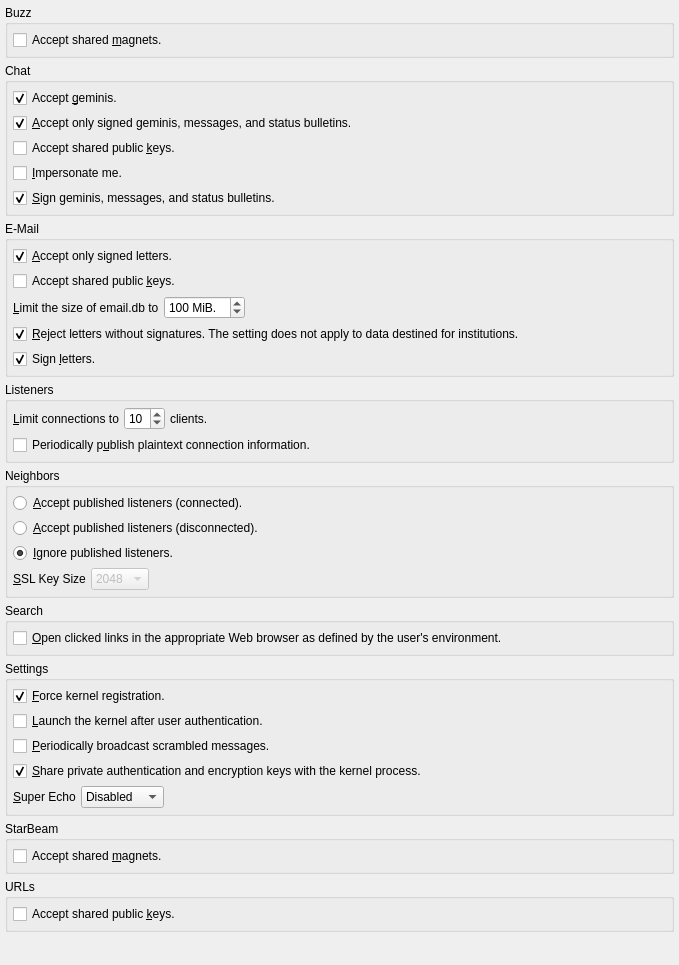
          <widget class="QWidget" name="scrollAreaWidgetContents_3">
           <property name="geometry">
            <rect>
             <x>0</x>
             <y>-365</y>
             <width>679</width>
             <height>965</height>
            </rect>
           </property>
           <layout class="QVBoxLayout" name="verticalLayout_11">
            <property name="spacing">
             <number>5</number>
            </property>
            <property name="margin">
             <number>5</number>
            </property>
            <item>
             <widget class="QGroupBox" name="groupBox_4">
              <property name="title">
               <string>Buzz</string>
              </property>
              <layout class="QVBoxLayout" name="verticalLayout_5">
               <property name="spacing">
                <number>5</number>
               </property>
               <property name="margin">
                <number>5</number>
               </property>
               <item>
                <widget class="QCheckBox" name="acceptBuzzMagnets">
                 <property name="text">
                  <string>Accept shared &amp;magnets.</string>
                 </property>
                </widget>
               </item>
              </layout>
             </widget>
            </item>
            <item>
             <widget class="QGroupBox" name="groupBox_3">
              <property name="title">
               <string>Chat</string>
              </property>
              <layout class="QVBoxLayout" name="verticalLayout_6">
               <property name="spacing">
                <number>5</number>
               </property>
               <property name="margin">
                <number>5</number>
               </property>
               <item>
                <widget class="QCheckBox" name="acceptGeminis">
                 <property name="text">
                  <string>Accept &amp;geminis.</string>
                 </property>
                 <property name="checked">
                  <bool>true</bool>
                 </property>
                </widget>
               </item>
               <item>
                <widget class="QCheckBox" name="chatAcceptSigned">
                 <property name="text">
                  <string>&amp;Accept only signed geminis, messages, and status bulletins.</string>
                 </property>
                 <property name="checked">
                  <bool>true</bool>
                 </property>
                </widget>
               </item>
               <item>
                <widget class="QCheckBox" name="acceptChatKeys">
                 <property name="text">
                  <string>Accept shared public &amp;keys.</string>
                 </property>
                </widget>
               </item>
               <item>
                <widget class="QCheckBox" name="impersonate">
                 <property name="toolTip">
                  <string>Broadcast odd messages at odd times. Please note that this option will advertise your presence.</string>
                 </property>
                 <property name="text">
                  <string>&amp;Impersonate me.</string>
                 </property>
                </widget>
               </item>
               <item>
                <widget class="QCheckBox" name="chatSignMessages">
                 <property name="text">
                  <string>&amp;Sign geminis, messages, and status bulletins.</string>
                 </property>
                 <property name="checked">
                  <bool>true</bool>
                 </property>
                </widget>
               </item>
              </layout>
             </widget>
            </item>
            <item>
             <widget class="QGroupBox" name="groupBox_5">
              <property name="title">
               <string>E-Mail</string>
              </property>
              <layout class="QVBoxLayout" name="verticalLayout_8">
               <property name="spacing">
                <number>5</number>
               </property>
               <property name="margin">
                <number>5</number>
               </property>
               <item>
                <widget class="QCheckBox" name="emailAcceptSigned">
                 <property name="sizePolicy">
                  <sizepolicy hsizetype="Minimum" vsizetype="Preferred">
                   <horstretch>0</horstretch>
                   <verstretch>0</verstretch>
                  </sizepolicy>
                 </property>
                 <property name="text">
                  <string>&amp;Accept only signed letters.</string>
                 </property>
                 <property name="checked">
                  <bool>true</bool>
                 </property>
                </widget>
               </item>
               <item>
                <widget class="QCheckBox" name="acceptEmailKeys">
                 <property name="sizePolicy">
                  <sizepolicy hsizetype="Minimum" vsizetype="Preferred">
                   <horstretch>0</horstretch>
                   <verstretch>0</verstretch>
                  </sizepolicy>
                 </property>
                 <property name="text">
                  <string>Accept shared public &amp;keys.</string>
                 </property>
                </widget>
               </item>
               <item>
                <layout class="QHBoxLayout" name="horizontalLayout_63">
                 <property name="spacing">
                  <number>5</number>
                 </property>
                 <item>
                  <widget class="QLabel" name="label_76">
                   <property name="text">
                    <string>&amp;Limit the size of email.db to</string>
                   </property>
                   <property name="buddy">
                    <cstring>maximumEmailFileSize</cstring>
                   </property>
                  </widget>
                 </item>
                 <item>
                  <widget class="QSpinBox" name="maximumEmailFileSize">
                   <property name="suffix">
                    <string> MiB.</string>
                   </property>
                   <property name="minimum">
                    <number>1</number>
                   </property>
                   <property name="maximum">
                    <number>5000</number>
                   </property>
                   <property name="value">
                    <number>100</number>
                   </property>
                  </widget>
                 </item>
                 <item>
                  <spacer name="horizontalSpacer_47">
                   <property name="orientation">
                    <enum>Qt::Horizontal</enum>
                   </property>
                   <property name="sizeHint" stdset="0">
                    <size>
                     <width>40</width>
                     <height>20</height>
                    </size>
                   </property>
                  </spacer>
                 </item>
                </layout>
               </item>
               <item>
                <widget class="QCheckBox" name="coAcceptSigned">
                 <property name="text">
                  <string>&amp;Reject letters without signatures. The setting does not apply to data destined for institutions.</string>
                 </property>
                 <property name="checked">
                  <bool>true</bool>
                 </property>
                </widget>
               </item>
               <item>
                <widget class="QCheckBox" name="emailSignMessages">
                 <property name="sizePolicy">
                  <sizepolicy hsizetype="Minimum" vsizetype="Preferred">
                   <horstretch>0</horstretch>
                   <verstretch>0</verstretch>
                  </sizepolicy>
                 </property>
                 <property name="toolTip">
                  <string>&lt;html&gt;&lt;head/&gt;&lt;body&gt;&lt;p&gt;The kernel is responsible for signing messages. Because messages are queued, please avoid toggling this checkbox until queued messages have been processed by the kernel.&lt;/p&gt;&lt;/body&gt;&lt;/html&gt;</string>
                 </property>
                 <property name="text">
                  <string>Sign &amp;letters.</string>
                 </property>
                 <property name="checked">
                  <bool>true</bool>
                 </property>
                </widget>
               </item>
              </layout>
             </widget>
            </item>
            <item>
             <widget class="QGroupBox" name="groupBox_8">
              <property name="title">
               <string>Listeners</string>
              </property>
              <layout class="QVBoxLayout" name="verticalLayout_13">
               <property name="spacing">
                <number>5</number>
               </property>
               <property name="margin">
                <number>5</number>
               </property>
               <item>
                <layout class="QHBoxLayout" name="horizontalLayout_10">
                 <property name="spacing">
                  <number>5</number>
                 </property>
                 <item>
                  <widget class="QLabel" name="label_86">
                   <property name="text">
                    <string>&amp;Limit connections to</string>
                   </property>
                   <property name="buddy">
                    <cstring>limitConnections</cstring>
                   </property>
                  </widget>
                 </item>
                 <item>
                  <widget class="QSpinBox" name="limitConnections">
                   <property name="toolTip">
                    <string>Limit the number of connections per client IP address.</string>
                   </property>
                   <property name="minimum">
                    <number>1</number>
                   </property>
                   <property name="maximum">
                    <number>50</number>
                   </property>
                   <property name="value">
                    <number>10</number>
                   </property>
                  </widget>
                 </item>
                 <item>
                  <widget class="QLabel" name="label_96">
                   <property name="text">
                    <string>clients.</string>
                   </property>
                  </widget>
                 </item>
                 <item>
                  <spacer name="horizontalSpacer_20">
                   <property name="orientation">
                    <enum>Qt::Horizontal</enum>
                   </property>
                   <property name="sizeHint" stdset="0">
                    <size>
                     <width>40</width>
                     <height>20</height>
                    </size>
                   </property>
                  </spacer>
                 </item>
                </layout>
               </item>
               <item>
                <widget class="QCheckBox" name="publishPeriodically">
                 <property name="sizePolicy">
                  <sizepolicy hsizetype="Minimum" vsizetype="Preferred">
                   <horstretch>0</horstretch>
                   <verstretch>0</verstretch>
                  </sizepolicy>
                 </property>
                 <property name="toolTip">
                  <string>External IP information is required.</string>
                 </property>
                 <property name="text">
                  <string>Periodically p&amp;ublish plaintext connection information.</string>
                 </property>
                </widget>
               </item>
              </layout>
             </widget>
            </item>
            <item>
             <widget class="QGroupBox" name="groupBox_10">
              <property name="title">
               <string>Neighbors</string>
              </property>
              <layout class="QVBoxLayout" name="verticalLayout_15">
               <property name="spacing">
                <number>5</number>
               </property>
               <property name="margin">
                <number>5</number>
               </property>
               <item>
                <widget class="QRadioButton" name="acceptPublishedConnected">
                 <property name="sizePolicy">
                  <sizepolicy hsizetype="Minimum" vsizetype="Preferred">
                   <horstretch>0</horstretch>
                   <verstretch>0</verstretch>
                  </sizepolicy>
                 </property>
                 <property name="toolTip">
                  <string>Select this option if you would like to accept and connect to published listeners.</string>
                 </property>
                 <property name="text">
                  <string>&amp;Accept published listeners (connected).</string>
                 </property>
                </widget>
               </item>
               <item>
                <widget class="QRadioButton" name="acceptPublishedDisconnected">
                 <property name="sizePolicy">
                  <sizepolicy hsizetype="Minimum" vsizetype="Preferred">
                   <horstretch>0</horstretch>
                   <verstretch>0</verstretch>
                  </sizepolicy>
                 </property>
                 <property name="toolTip">
                  <string>Select this option if you would like to accept published listeners.</string>
                 </property>
                 <property name="text">
                  <string>&amp;Accept published listeners (disconnected).</string>
                 </property>
                 <property name="checked">
                  <bool>false</bool>
                 </property>
                </widget>
               </item>
               <item>
                <widget class="QRadioButton" name="ignorePublished">
                 <property name="sizePolicy">
                  <sizepolicy hsizetype="Minimum" vsizetype="Preferred">
                   <horstretch>0</horstretch>
                   <verstretch>0</verstretch>
                  </sizepolicy>
                 </property>
                 <property name="text">
                  <string>&amp;Ignore published listeners.</string>
                 </property>
                 <property name="checked">
                  <bool>true</bool>
                 </property>
                </widget>
               </item>
               <item>
                <layout class="QHBoxLayout" name="horizontalLayout">
                 <property name="spacing">
                  <number>5</number>
                 </property>
                 <item>
                  <widget class="QLabel" name="label_32">
                   <property name="text">
                    <string>&amp;SSL Key Size</string>
                   </property>
                   <property name="buddy">
                    <cstring>publishedKeySize</cstring>
                   </property>
                  </widget>
                 </item>
                 <item>
                  <widget class="QComboBox" name="publishedKeySize">
                   <property name="enabled">
                    <bool>false</bool>
                   </property>
                   <property name="sizeAdjustPolicy">
                    <enum>QComboBox::AdjustToContents</enum>
                   </property>
                   <item>
                    <property name="text">
                     <string>2048</string>
                    </property>
                   </item>
                   <item>
                    <property name="text">
                     <string>3072</string>
                    </property>
                   </item>
                   <item>
                    <property name="text">
                     <string>4096</string>
                    </property>
                   </item>
                   <item>
                    <property name="text">
                     <string>8192</string>
                    </property>
                   </item>
                  </widget>
                 </item>
                 <item>
                  <spacer name="horizontalSpacer">
                   <property name="orientation">
                    <enum>Qt::Horizontal</enum>
                   </property>
                   <property name="sizeHint" stdset="0">
                    <size>
                     <width>40</width>
                     <height>20</height>
                    </size>
                   </property>
                  </spacer>
                 </item>
                </layout>
               </item>
              </layout>
             </widget>
            </item>
            <item>
             <widget class="QGroupBox" name="groupBox_16">
              <property name="title">
               <string>Search</string>
              </property>
              <layout class="QVBoxLayout" name="verticalLayout_18">
               <property name="spacing">
                <number>5</number>
               </property>
               <property name="margin">
                <number>5</number>
               </property>
               <item>
                <widget class="QCheckBox" name="openlinks">
                 <property name="text">
                  <string>&amp;Open clicked links in the appropriate Web browser as defined by the user's environment.</string>
                 </property>
                </widget>
               </item>
              </layout>
             </widget>
            </item>
            <item>
             <widget class="QGroupBox" name="groupBox_11">
              <property name="title">
               <string>Settings</string>
              </property>
              <layout class="QVBoxLayout" name="verticalLayout_16">
               <property name="spacing">
                <number>5</number>
               </property>
               <property name="margin">
                <number>5</number>
               </property>
               <item>
                <widget class="QCheckBox" name="forceRegistration">
                 <property name="sizePolicy">
                  <sizepolicy hsizetype="Minimum" vsizetype="Preferred">
                   <horstretch>0</horstretch>
                   <verstretch>0</verstretch>
                  </sizepolicy>
                 </property>
                 <property name="toolTip">
                  <string>&lt;html&gt;&lt;head/&gt;&lt;body&gt;&lt;p&gt;Please enable this option if you would like to force kernel registration. By forcing kernel registration, an existing kernel process that Spot-On is aware of will be deactivated. You may wish to use this option if a kernel was not deactivated properly.&lt;/p&gt;&lt;/body&gt;&lt;/html&gt;</string>
                 </property>
                 <property name="text">
                  <string>&amp;Force kernel registration.</string>
                 </property>
                 <property name="checked">
                  <bool>true</bool>
                 </property>
                </widget>
               </item>
               <item>
                <widget class="QCheckBox" name="launchKernel">
                 <property name="text">
                  <string>&amp;Launch the kernel after user authentication.</string>
                 </property>
                </widget>
               </item>
               <item>
                <widget class="QCheckBox" name="scrambler">
                 <property name="sizePolicy">
                  <sizepolicy hsizetype="Minimum" vsizetype="Preferred">
                   <horstretch>0</horstretch>
                   <verstretch>0</verstretch>
                  </sizepolicy>
                 </property>
                 <property name="toolTip">
                  <string>Please note that this option will advertise your presence.</string>
                 </property>
                 <property name="text">
                  <string>&amp;Periodically broadcast scrambled messages.</string>
                 </property>
                </widget>
               </item>
               <item>
                <widget class="QCheckBox" name="sharePrivateKeys">
                 <property name="toolTip">
                  <string>Automatically share the private authentication and encryption keys with a kernel process. If this option is disabled, the user interface will provide reminders.</string>
                 </property>
                 <property name="text">
                  <string>&amp;Share private authentication and encryption keys with the kernel process.</string>
                 </property>
                 <property name="checked">
                  <bool>true</bool>
                 </property>
                </widget>
               </item>
               <item>
                <layout class="QHBoxLayout" name="horizontalLayout_23">
                 <property name="spacing">
                  <number>5</number>
                 </property>
                 <item>
                  <widget class="QLabel" name="label_119">
                   <property name="text">
                    <string>&amp;Super Echo</string>
                   </property>
                   <property name="buddy">
                    <cstring>superEcho</cstring>
                   </property>
                  </widget>
                 </item>
                 <item>
                  <widget class="QComboBox" name="superEcho">
                   <property name="toolTip">
                    <string>&lt;html&gt;&lt;head/&gt;&lt;body&gt;&lt;p&gt;If enabled, messages that are interpreted correctly will be echoed. Please note that this option will advertise your presence. This option does not supersede a half-echo agreement.&lt;/p&gt;&lt;/body&gt;&lt;/html&gt;</string>
                   </property>
                   <property name="currentIndex">
                    <number>1</number>
                   </property>
                   <property name="sizeAdjustPolicy">
                    <enum>QComboBox::AdjustToContents</enum>
                   </property>
                   <item>
                    <property name="text">
                     <string>Complete</string>
                    </property>
                   </item>
                   <item>
                    <property name="text">
                     <string>Disabled</string>
                    </property>
                   </item>
                  </widget>
                 </item>
                 <item>
                  <spacer name="horizontalSpacer_30">
                   <property name="orientation">
                    <enum>Qt::Horizontal</enum>
                   </property>
                   <property name="sizeHint" stdset="0">
                    <size>
                     <width>40</width>
                     <height>20</height>
                    </size>
                   </property>
                  </spacer>
                 </item>
                </layout>
               </item>
              </layout>
             </widget>
            </item>
            <item>
             <widget class="QGroupBox" name="groupBox_13">
              <property name="title">
               <string>StarBeam</string>
              </property>
              <layout class="QVBoxLayout" name="verticalLayout_19">
               <property name="spacing">
                <number>5</number>
               </property>
               <property name="margin">
                <number>5</number>
               </property>
               <item>
                <widget class="QCheckBox" name="autoAddSharedSBMagnets">
                 <property name="sizePolicy">
                  <sizepolicy hsizetype="Minimum" vsizetype="Preferred">
                   <horstretch>0</horstretch>
                   <verstretch>0</verstretch>
                  </sizepolicy>
                 </property>
                 <property name="text">
                  <string>Accept shared &amp;magnets.</string>
                 </property>
                </widget>
               </item>
              </layout>
             </widget>
            </item>
            <item>
             <widget class="QGroupBox" name="groupBox_15">
              <property name="title">
               <string>URLs</string>
              </property>
              <layout class="QVBoxLayout" name="verticalLayout_21">
               <property name="spacing">
                <number>5</number>
               </property>
               <property name="margin">
                <number>5</number>
               </property>
               <item>
                <widget class="QCheckBox" name="acceptUrlKeys">
                 <property name="sizePolicy">
                  <sizepolicy hsizetype="Minimum" vsizetype="Preferred">
                   <horstretch>0</horstretch>
                   <verstretch>0</verstretch>
                  </sizepolicy>
                 </property>
                 <property name="text">
                  <string>Accept shared public &amp;keys.</string>
                 </property>
                </widget>
               </item>
              </layout>
             </widget>
            </item>
            <item>
             <spacer name="verticalSpacer_2">
              <property name="orientation">
               <enum>Qt::Vertical</enum>
              </property>
              <property name="sizeHint" stdset="0">
               <size>
                <width>20</width>
                <height>40</height>
               </size>
              </property>
             </spacer>
            </item>
           </layout>
          </widget>
